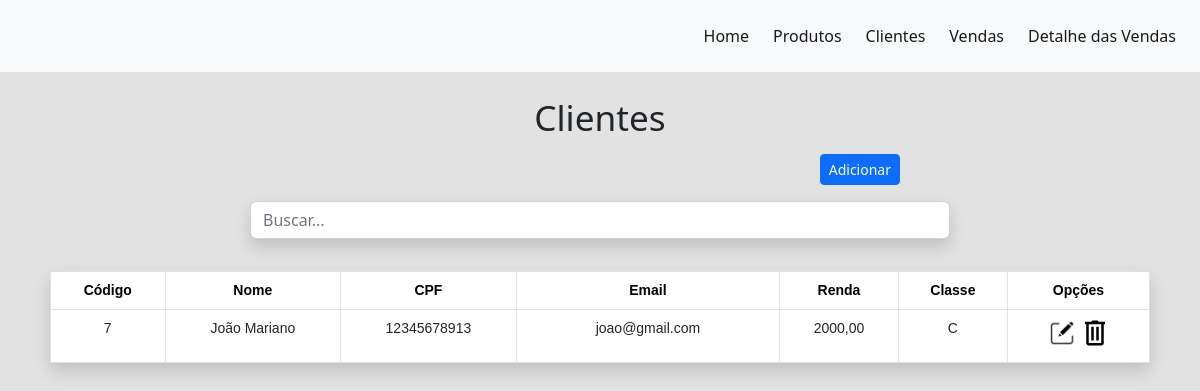
The app's page /clientes/lista/, older data.
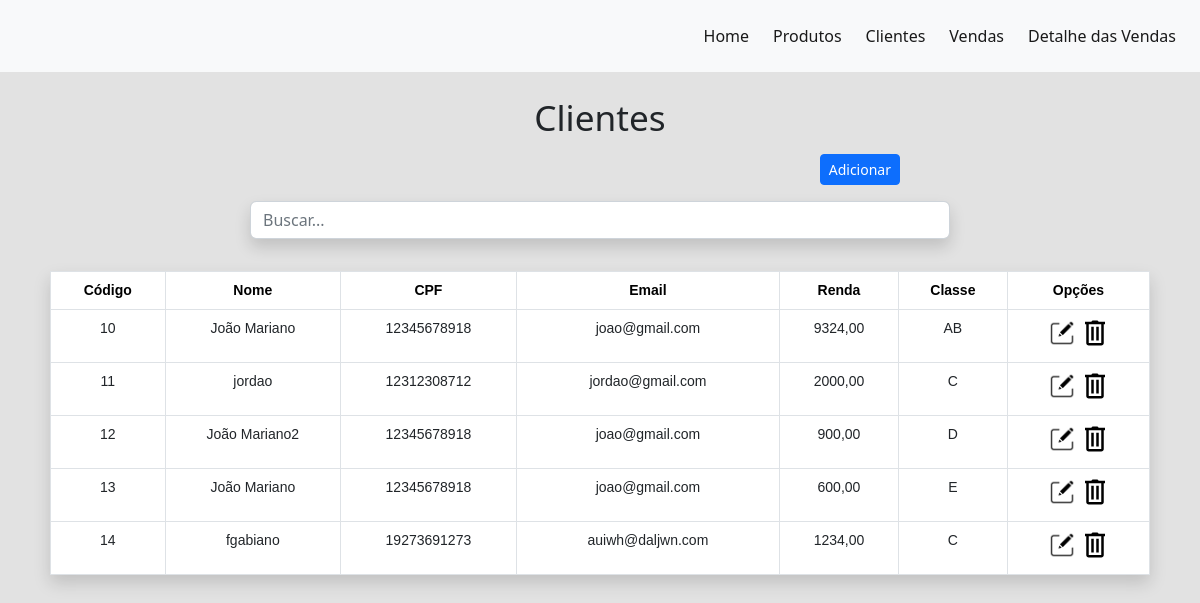
The same page, newer data.
### apps/clientes/models.py (models this page shows, shortened)
class Cliente(models.Model):
    cod_cliente = models.AutoField(primary_key=True)
    nome_cliente = models.CharField(max_length=100)
    cpf = models.CharField(max_length=11)
    email = models.EmailField(max_length=100)
    renda = models.DecimalField(max_digits=20, decimal_places=2)
    classe = models.CharField(max_length=2)

### apps/clientes/views.py (the view)
# urls.py: path('lista/', cliente_lista, name='cliente_lista'),
def cliente_lista(request):
    data = {}
    search = request.GET.get('search')
    if search:
        data['db'] = Cliente.objects.filter(nome_cliente__icontains=search) | Cliente.objects.filter(
            cod_cliente__icontains=search) | Cliente.objects.filter(cpf__icontains=search)
    else:
        data['db'] = Cliente.objects.all()
    return render(request, 'clientes/lista.html', data)

### templates/clientes/lista.html (shortened to what this page needs)
{% extends 'model/base.html' %}
{% block content %}
<div class="col-11 col-xxl-6 col-sm-8 m-auto text-center">
    <h1>Clientes</h1>
</div>
<div class="col-6 col-xxl-4 col-sm-6 m-auto pt-2 pb-2" style="text-align: right;">
    <a href="{% url 'cliente_form' %}" class="btn btn-sm btn-primary">Adicionar</a>
</div>
<div class="col-8 col-xxl-5 col-sm-7 m-auto pt-2 pb-2" style="text-align: right;">
    <form method="get">
        <input type="text" id="search" name="search" class="form-control shadow" placeholder="Buscar...">
    </form>
</div>
<div class="col-11 m-auto pt-4 pb-2 text-center">
    <table class="table table-bordered bg-white shadow">
        <thead class="primary">
            <tr class="tabelaFtpd">
                <th scope="col">Código</th>
                <th scope="col">Nome</th>
                <th scope="col">CPF</th>
                <th scope="col" style="min-width: 150px;">Email</th>
                <th scope="col">Renda</th>
                <th scope="col">Classe</th>
                <th scope="col">Opções</th>
            </tr>
        </thead>
        <tbody>
            {% for dbs in db %}
            <tr>
                <td>{{dbs.cod_cliente}}</td>
                <td>{{dbs.nome_cliente}}</td>
                <td>{{dbs.cpf}}</td>
                <td>{{dbs.email}}</td>
                <td>{{dbs.renda}}</td>
                <td>{{dbs.classe}}</td>
                <td class="group">
                    {% load static %}
                    <a class="icon" href="{% url 'cliente_edit' pk=dbs.cod_cliente %}">
                        <img src="{% static 'image/editar.png' %}" title="Editar" alt="Editar">
                    </a>
                    <a class="icon btnDel" href="{% url 'cliente_delete' pk=dbs.cod_cliente %}">
                        <img src="{% static 'image/trash.svg' %}" title="Deletar" alt="Deletar">
                    </a>
                </td>
            </tr>
            {% endfor %}
        </tbody>
    </table>
</div>
{% endblock %}

Row changes from the older to the newer data that the page shows:
removed Cliente: cod_cliente "7", nome_cliente "João Mariano", cpf "12345678913", email "joao@gmail.com", renda "2000,00", classe "C"
added Cliente: cod_cliente "10", nome_cliente "João Mariano", cpf "12345678918", email "joao@gmail.com", renda "9324,00", classe "AB"
added Cliente: cod_cliente "11", nome_cliente "jordao", cpf "12312308712", email "jordao@gmail.com", renda "2000,00", classe "C"
added Cliente: cod_cliente "12", nome_cliente "João Mariano2", cpf "12345678918", email "joao@gmail.com", renda "900,00", classe "D"
added Cliente: cod_cliente "13", nome_cliente "João Mariano", cpf "12345678918", email "joao@gmail.com", renda "600,00", classe "E"
added Cliente: cod_cliente "14", nome_cliente "fgabiano", cpf "19273691273", email "auiwh@daljwn.com", renda "1234,00", classe "C"
